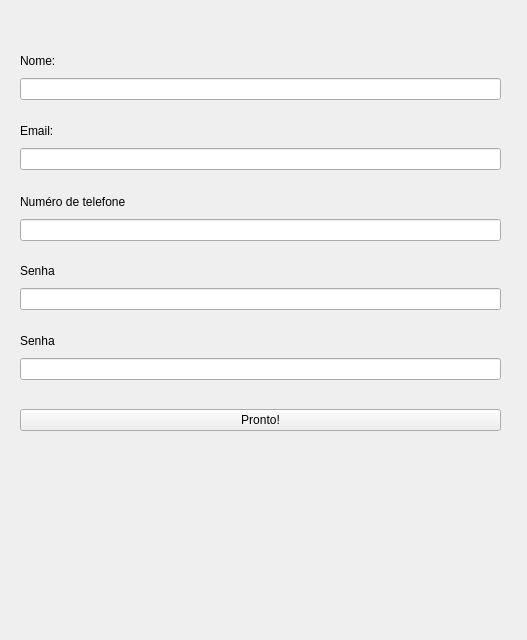
<?xml version="1.0" encoding="UTF-8"?>
<ui version="4.0">
 <class>Form</class>
 <widget class="QWidget" name="Form">
  <property name="geometry">
   <rect>
    <x>0</x>
    <y>0</y>
    <width>527</width>
    <height>640</height>
   </rect>
  </property>
  <property name="windowTitle">
   <string>Form</string>
  </property>
  <widget class="QWidget" name="verticalLayoutWidget">
   <property name="geometry">
    <rect>
     <x>20</x>
     <y>50</y>
     <width>481</width>
     <height>50</height>
    </rect>
   </property>
   <layout class="QVBoxLayout" name="Layout_name">
    <item>
     <widget class="QLabel" name="name_label">
      <property name="text">
       <string>Nome:</string>
      </property>
     </widget>
    </item>
    <item>
     <widget class="QLineEdit" name="input_name"/>
    </item>
   </layout>
  </widget>
  <widget class="QWidget" name="verticalLayoutWidget_3">
   <property name="geometry">
    <rect>
     <x>20</x>
     <y>120</y>
     <width>481</width>
     <height>50</height>
    </rect>
   </property>
   <layout class="QVBoxLayout" name="Layout_email">
    <item>
     <widget class="QLabel" name="label_email">
      <property name="text">
       <string>Email:</string>
      </property>
     </widget>
    </item>
    <item>
     <widget class="QLineEdit" name="input_email"/>
    </item>
   </layout>
  </widget>
  <widget class="QWidget" name="verticalLayoutWidget_4">
   <property name="geometry">
    <rect>
     <x>20</x>
     <y>190</y>
     <width>481</width>
     <height>51</height>
    </rect>
   </property>
   <layout class="QVBoxLayout" name="Layout_phone">
    <item>
     <widget class="QLabel" name="label_phone">
      <property name="text">
       <string>Numéro de telefone</string>
      </property>
     </widget>
    </item>
    <item>
     <widget class="QLineEdit" name="input_phone"/>
    </item>
   </layout>
  </widget>
  <widget class="QWidget" name="verticalLayoutWidget_5">
   <property name="geometry">
    <rect>
     <x>20</x>
     <y>260</y>
     <width>481</width>
     <height>50</height>
    </rect>
   </property>
   <layout class="QVBoxLayout" name="Layout_password">
    <item>
     <widget class="QLabel" name="label_password">
      <property name="text">
       <string>Senha</string>
      </property>
     </widget>
    </item>
    <item>
     <widget class="QLineEdit" name="input_password">
      <property name="echoMode">
       <enum>QLineEdit::Password</enum>
      </property>
     </widget>
    </item>
   </layout>
  </widget>
  <widget class="QWidget" name="horizontalLayoutWidget">
   <property name="geometry">
    <rect>
     <x>20</x>
     <y>400</y>
     <width>481</width>
     <height>41</height>
    </rect>
   </property>
   <layout class="QHBoxLayout" name="horizontalLayout">
    <item>
     <widget class="QPushButton" name="pushButton">
      <property name="text">
       <string>Pronto!</string>
      </property>
     </widget>
    </item>
   </layout>
  </widget>
  <widget class="QWidget" name="verticalLayoutWidget_6">
   <property name="geometry">
    <rect>
     <x>20</x>
     <y>460</y>
     <width>491</width>
     <height>80</height>
    </rect>
   </property>
   <layout class="QVBoxLayout" name="Layout_output">
    <item>
     <widget class="QLabel" name="label_output">
      <property name="text">
       <string/>
      </property>
     </widget>
    </item>
   </layout>
  </widget>
  <widget class="QWidget" name="verticalLayoutWidget_7">
   <property name="geometry">
    <rect>
     <x>20</x>
     <y>330</y>
     <width>481</width>
     <height>50</height>
    </rect>
   </property>
   <layout class="QVBoxLayout" name="Layout_password_2">
    <item>
     <widget class="QLabel" name="label_password_2">
      <property name="text">
       <string>Senha</string>
      </property>
     </widget>
    </item>
    <item>
     <widget class="QLineEdit" name="input_password_2">
      <property name="echoMode">
       <enum>QLineEdit::Password</enum>
      </property>
     </widget>
    </item>
   </layout>
  </widget>
 </widget>
 <resources/>
 <connections/>
</ui>
